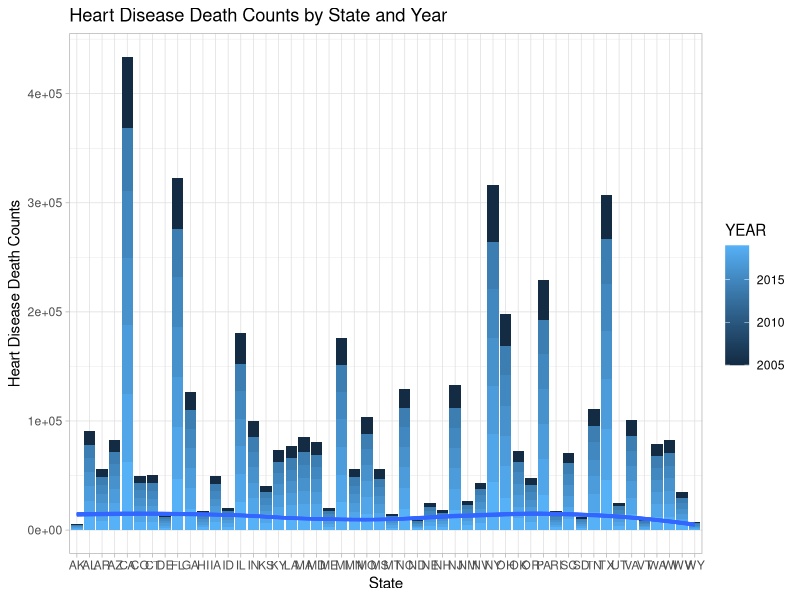
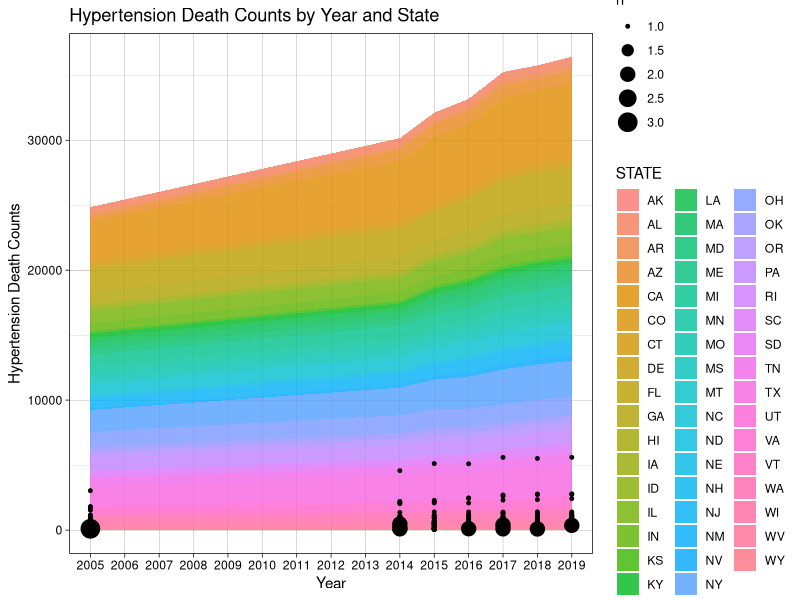
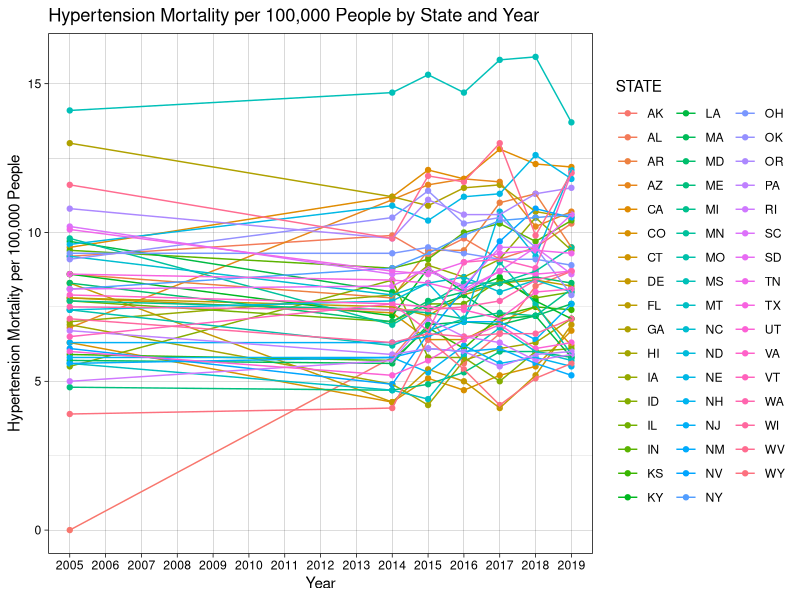

Write R code to recreate these figures, in order.
## ---- chunk 1
knitr::opts_chunk$set(echo = TRUE, eval = TRUE, fig.align = "center", warning = F, message = F,
tidy=TRUE, tidy.opts=list(width.cutoff=60), R.options=list(max.print=100))
## ---- chunk 2

install.packages('KableExtra', dependencies=TRUE, repos='http://cran.rstudio.com/')

library(kableExtra)
library(tidyverse)
library(dplyr)

Hypertension_mortality_by_state <- read_csv("Hypertension_mortality_by_state.csv")
Heart_disease_mortality_by_state <- read_csv("Heart_disease_mortality_by_state.csv")
## ---- chunk 3
Heart_disease_mortality_by_state <- Heart_disease_mortality_by_state %>% pivot_wider(names_from = STATE, values_from = RATE)
Hypertension_mortality_by_state <- Hypertension_mortality_by_state %>% pivot_wider(names_from = STATE, values_from = RATE)

Heart_disease_mortality_by_state <- Heart_disease_mortality_by_state %>% pivot_longer(4:54, names_to = "STATE", values_to = "Heart_Disease_Mortality_per_100000_People", values_drop_na = TRUE)
Hypertension_mortality_by_state <- Hypertension_mortality_by_state %>% pivot_longer(4:54, names_to = "STATE", values_to = "Hypertension_Mortality_per_100000_People", values_drop_na = TRUE)
## ---- chunk 4
#Cleaning up/removing unnecessary columns
Heart_disease_mortality_by_state <- Heart_disease_mortality_by_state %>% rename(Heart_Disease_Deaths = "DEATHS") %>% select(.,-URL)
Hypertension_mortality_by_state <- Hypertension_mortality_by_state %>% rename(Hypertension_Deaths = "DEATHS") %>% select(.,-URL)

## ---- chunk 5
#Inner Join by STATE and YEAR. The variable that I'm particularly interested in is STATE, but YEAR is also possible.
Mortality_joined <- inner_join(Heart_disease_mortality_by_state, Hypertension_mortality_by_state, by = c("STATE" = "STATE", "YEAR" = "YEAR"))

#Reorganize columns
Mortality_joined <- Mortality_joined[c("YEAR", "STATE", "Heart_Disease_Deaths", "Heart_Disease_Mortality_per_100000_People", "Hypertension_Deaths", "Hypertension_Mortality_per_100000_People")]
## ---- chunk 6
#Number of unique ID's (STATE,YEAR) in each dataset
Heart_disease_mortality_by_state %>% n_distinct()
Hypertension_mortality_by_state %>% n_distinct()
## ---- chunk 7
#Total number of observations in each dataset
Heart_disease_mortality_by_state %>% nrow()
Hypertension_mortality_by_state %>% nrow()
## ---- chunk 8
#ID's (STATE,YEAR) that appear in one dataset but not the other
anti_join(Heart_disease_mortality_by_state, Hypertension_mortality_by_state) %>% n_distinct()
anti_join(Hypertension_mortality_by_state, Heart_disease_mortality_by_state) %>% n_distinct()


nrow(Mortality_joined)

350-350
## ---- chunk 9
#Core dplyr functions
Mortality_joined %>% filter(STATE == "AL")

Mortality_joined %>% select(STATE,`Heart_Disease_Deaths`)

Mortality_joined %>% arrange(desc('Heart_Disease_Mortality_per_100000_People'))

Mortality_joined %>% group_by(STATE)

Mortality_joined %>% mutate(Heart_Disease_Mortality_per_10000_People = (Heart_Disease_Mortality_per_100000_People)/10)

Mortality_joined %>% mutate(Hypertension_Mortality_per_10000_People = (Hypertension_Mortality_per_100000_People)/10)

Mortality_joined %>% summarize(mean(Heart_Disease_Deaths > 5000))

Mortality_joined %>% filter(str_detect(STATE,"^A"))

## ---- chunk 10
#5 Unique Dplyr Summary Statistics Functions
Mortality_joined %>% summarize_at(c("Heart_Disease_Deaths", "Heart_Disease_Mortality_per_100000_People", "Hypertension_Deaths", "Hypertension_Mortality_per_100000_People"), mean)
  
Mortality_joined %>% summarize_at(c("Heart_Disease_Deaths", "Heart_Disease_Mortality_per_100000_People", "Hypertension_Deaths", "Hypertension_Mortality_per_100000_People"), sd)

Mortality_joined %>% summarize_at(c("Heart_Disease_Deaths", "Heart_Disease_Mortality_per_100000_People", "Hypertension_Deaths", "Hypertension_Mortality_per_100000_People"), min)

Mortality_joined %>% summarize_at(c("Heart_Disease_Deaths", "Heart_Disease_Mortality_per_100000_People", "Hypertension_Deaths", "Hypertension_Mortality_per_100000_People"), max)

Mortality_joined %>% summarize_at(c("Heart_Disease_Deaths", "Heart_Disease_Mortality_per_100000_People", "Hypertension_Deaths", "Hypertension_Mortality_per_100000_People"), median)
## ---- chunk 11
#2 functions using Group by categorical variable
Mortality_joined %>% group_by(STATE, YEAR) %>% summarize_at(c("Heart_Disease_Deaths", "Heart_Disease_Mortality_per_100000_People", "Hypertension_Deaths", "Hypertension_Mortality_per_100000_People"), mean)
  
Mortality_joined %>% group_by(YEAR) %>% summarize_at(c("Heart_Disease_Deaths", "Heart_Disease_Mortality_per_100000_People", "Hypertension_Deaths", "Hypertension_Mortality_per_100000_People"), sd)

#define my own function
Per_10000 <- function(x) {
  value <- x/10
  return(value)
}

Mortality_joined %>% group_by(STATE) %>% summarize(Heart_Disease_Mortality_per_10000_People = Per_10000(Heart_Disease_Mortality_per_100000_People))

#n() inside group_by
Mortality_joined %>% group_by(STATE) %>% summarize(Heart_Disease_and_Hypertension_Count = n())
Mortality_joined %>% group_by(YEAR) %>% summarize(Heart_Disease_and_Hypertension_Count = n())

#table using kable

Mortality_joined %>% group_by(YEAR) %>% summarize_at(c("Heart_Disease_Deaths", "Heart_Disease_Mortality_per_100000_People", "Hypertension_Deaths", "Hypertension_Mortality_per_100000_People"), sd) %>% kbl(caption = "Heart Disease and Hypertension Statistics by Year", col.names = c("Year", "Heart Disease Deaths", "Heart Disease Deaths per 100,000 People", "Hypertension Deaths", "Hypertension Deaths per 100,000 People"), align=rep('c')) %>% kable_material_dark()

#table using pivot_wider that can be used to make a table using kable package
Mortality_joined %>% pivot_wider(names_from = YEAR, values_from = Heart_Disease_Deaths)
## ---- chunk 12
library(ggplot2)
ggplot(Mortality_joined, aes(x = STATE, y = Heart_Disease_Deaths, fill = YEAR)) + 
  geom_bar(aes(x = STATE, y = Heart_Disease_Deaths, position = "fill"), stat = "identity") + 
  geom_smooth(aes(group = YEAR), method = "loess", se=F) +
  scale_y_continuous(breaks = seq(0,600000, by = 100000)) + 
  ggtitle("Heart Disease Death Counts by State and Year") + 
  ylab("Heart Disease Death Counts") + 
  xlab("State") +
  theme_light()
## ---- chunk 13

ggplot(Mortality_joined, aes(x=YEAR, y= Hypertension_Deaths)) + 
  geom_area(alpha = 0.8, aes(fill = STATE)) +
  scale_x_discrete(limits = c(2005:2019)) +
  geom_count() +
  ggtitle("Hypertension Death Counts by Year and State") + 
  ylab("Hypertension Death Counts") + 
  xlab("Year") +
  theme_linedraw()
## ---- chunk 14
ggplot(Mortality_joined, aes(x = YEAR, y = Hypertension_Mortality_per_100000_People)) + 
  geom_point(aes(color = STATE)) +
  geom_line(aes(group = STATE, color = STATE), method = "loess", se=F) +
  scale_x_discrete(limits = c(2005:2019)) +
  ggtitle("Hypertension Mortality per 100,000 People by State and Year") + 
  ylab("Hypertension Mortality per 100,000 People") + 
  xlab("Year") +
  theme_linedraw()
